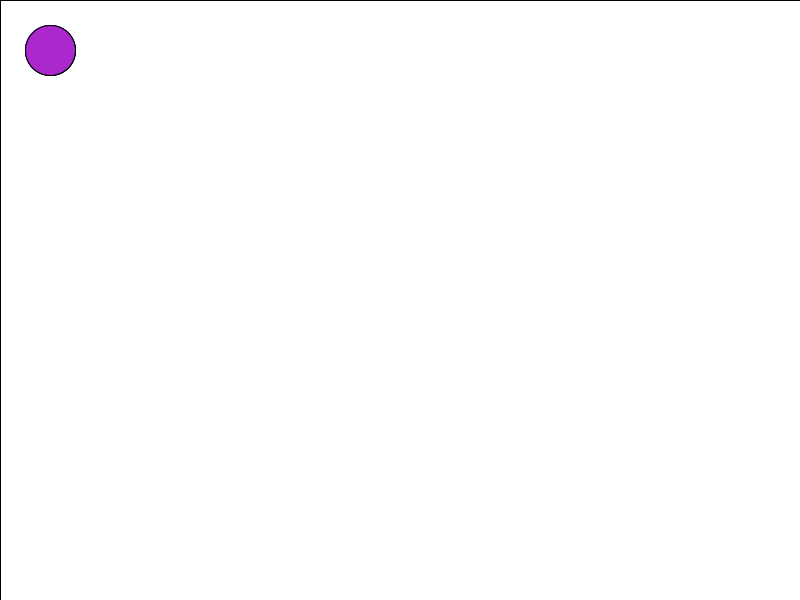
Frame 1 (no input)
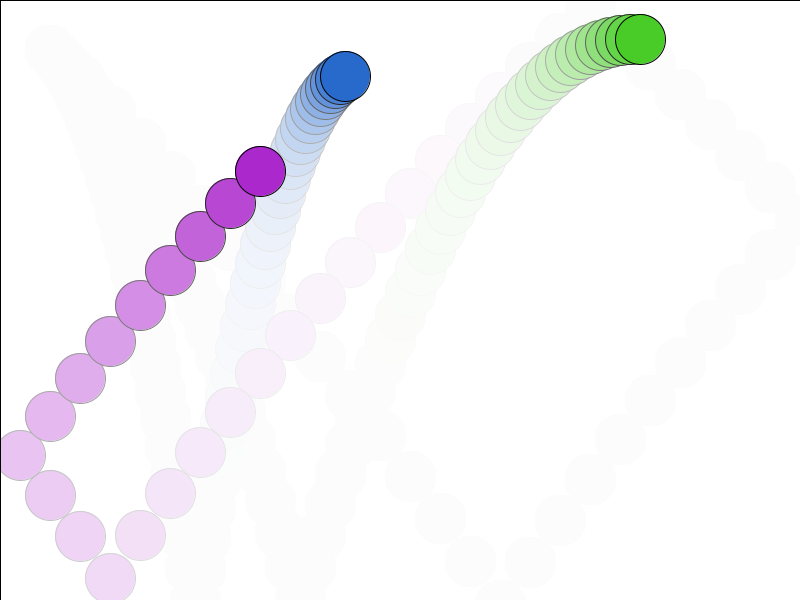
Frame 60 (the mouse pressed at the canvas centre just before this capture)
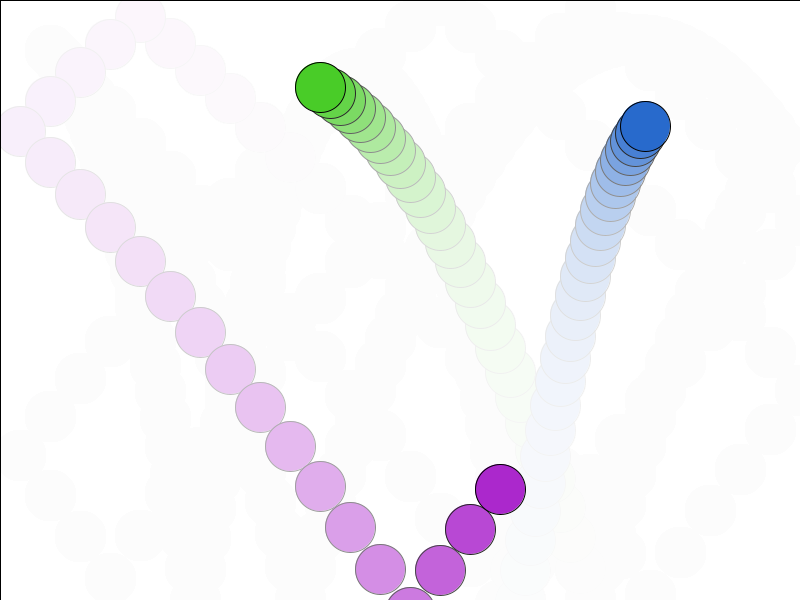
Frame 120 (the mouse held since frame 60 and released just before this capture)

The Processing sketch that drew these frames (run headless with seeded random() and noise(); from frame 60 on, the mouse is pressed at the canvas centre):

// Processing sketch: processing_66553
// ── processing_66553.pde

int size = 50;

int x = size;
int y = size;

int x1 = size;
int y1 = size;

int x2 = size;
int y2 = size;

int xSpeed = 10;
int ySpeed = 10;

int xSpeed1 = 5;
int ySpeed1 = 5;

int xSpeed2 = 30;
int ySpeed2 = 30;

void setup() {
  size(800, 600);
  smooth();
  //size(screen.width, screen.height);
  colorMode(HSB, 100, 100, 100, 100);
  background(100);
}

void draw() {
  fill(100, 0, 100, 15);
  rect(0, 0, width, height);

  fill(30, 80, 80);
  ellipse(x, y, size, size);
  
  fill(60, 80, 80);
  ellipse(x1, y1, size, size);
  
  fill(80, 80, 80);
  ellipse(x2, y2, size, size);

  x += xSpeed;
  y += ySpeed;

  x1 += xSpeed1;
  y1 += ySpeed1;

  x2 += xSpeed2;
  y2 += ySpeed2;

  if (x >= (width - size/2) || x <= size/2)
    xSpeed *= -1;

  if (y >= (height - size/2) || y <= size/2)
    ySpeed *= -1;

  if (x1 >= (width - size/2) || x1 <= size/2)
    xSpeed1 *= -1;

  if (y1 >= (height - size/2) || y1 <= size/2)
    ySpeed1 *= -1;

  if (x2 >= (width - size/2) || x2 <= size/2)
    xSpeed2 *= -1;

  if (y2 >= (height - size/2) || y2 <= size/2)
    ySpeed2 *= -1;

  ySpeed++;
  ySpeed1++;
  ySpeed2++;
}
